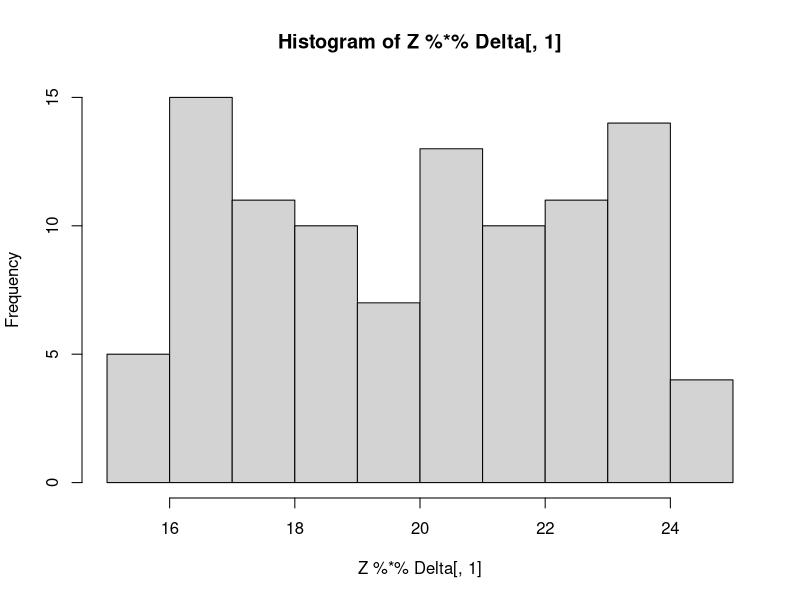
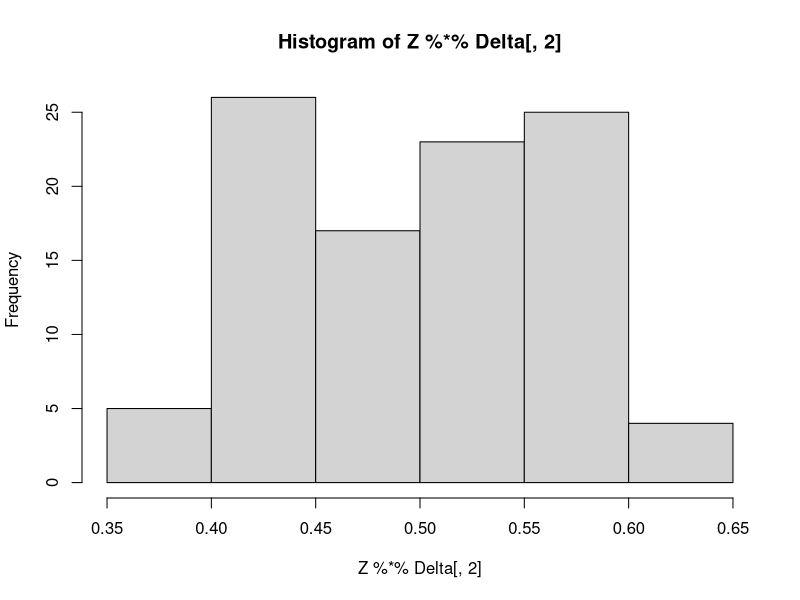

Write the R code that produced these figures, in order.
library(msm)

#This is only a portion of the original file, stripped down to the essentials.

#version 2/7/2016

myopic_costs=function(S, MF, params, p){
  
  "This function computes the myopic expected cost associated with each decision for each state, 
   and returns an array of state/decision costs.
    
   Takes:
    * An integer S, describing the possible states of the bus
    * A maintenance cost function MF, which takes a vector of parameters and a 'state' argument
    * A vector params, to be supplied to the maintenance cost function MF. The first element of 
      the vector is the replacement cost rc.
    * A (3x1) vector p describing the state transitions probabilities 
        
    Returns:
    * A (Sx2) array containing the maintenance and replacement costs for the N possible states of the bus"
  
  rc = params[1]
  maint_cost = rep(NA,S)
  repl_cost = rep(NA,S)
  
  for(s in 1:S){
    maint_cost[s] = MF(s,params[-1])
    repl_cost[s] = rc
  }
  
  cbind(maint_cost,repl_cost)
}

lin_cost=function(s,params) s*params[1]

choice_prob=function(cost_array){
  
  # Returns the probability of each choice, conditional on an array of state/decision costs.
    
  S = nrow(cost_array)
  cost = cost_array-apply(cost_array,1,min) #take the difference since 1) results are the same 2) more stable with exp()
  util = exp(-cost)
  pchoice = util/rowSums(util)
  
  pchoice
}

contraction_mapping=function(S, p, MF, params, beta=0.75, threshold=1e-6, suppr_output=FALSE){
  
  "Compute the non-myopic expected value of the agent for each possible decision and each possible 
  state of the bus.
  Iterate until the difference in the previously obtained expected value and the new expected value
  is smaller than the threshold.

  Takes:
  * A finite number of states S
  * A state-transition probability vector p = [p(0), p(1), p(2), ..., p(k)] of length k < S
  * A maintenance cost function MF
  * A vector params for the cost function
  * A discount factor beta (optional)
  * A convergence threshold (optional)

  Returns:
  * The converged choice probabilities for the forward-looking and myopic agents for each state, 
  conditional on 'params'"

  achieved = TRUE
  
  # Initialization of the state-transition matrices
  # ST_mat: describe the state-transition probabilities if the maintenance cost is incurred
  # RT_mat: regenerate the state to 0 if the replacement cost is incurred.
  # [a,b] = transition from state "a" to "b"
  ST_mat = matrix(0,S,S)
  lp = length(p)
  for(i in 1:S){
    for(j in 1:lp){
      if((i+j-1)<S)  ST_mat[i,i+j-1] = p[j]
      if((i+j-1)==S) ST_mat[i,i+j-1] = sum(p[j:lp]) #out of columns, so collapse the probabilities
    }
  }
  
  R_mat = cbind(1,matrix(0,S,S-1))
  
  # Initialization of the expected value (which is also the myopic decision cost of the agent).
  # Here, the forward-looking component is initialized at 0.
  k = 0
  EV = matrix(0,S,2)
  EV_myopic = EV_new = myopic_costs(S, MF, params, p)
  
  # Contraction mapping loop
  while(max(abs(EV_new-EV)) > threshold){
    # Store the former expected value
    EV = EV_new
    # Obtained the probability of maintenance and replacement from the former expected value
    pchoice = choice_prob(EV)
    # Compute the expected cost for each state: Nx1 vector
    ecost = rowSums(pchoice*EV)
    # Compute the two components of forward-looking utility: In case of maintenance, 
    # utility of future states weighted by transition probabilities. In case of replacement,
    # the future utility is the utility of state 0
    futil_maint = ST_mat%*%ecost
    futil_repl = R_mat%*%ecost
    futil = cbind(futil_maint,futil_repl)
    # Future utility is discounted by beta, and added to the myopic cost. 
    EV_new = EV_myopic + beta*futil
    k = k+1
    if(k == 1000) achieved = FALSE
  }

  if(!suppr_output){
    if(achieved){
      cat("Convergence achieved in ",k," iterations")
    } else {
      cat("CM could not converge! Mean difference = ",round(mean(EV_new-EV),2))
    }
  }

  list(CP_forward=choice_prob(EV_new),CP_myopic=choice_prob(EV_myopic))
}

bus_dgp=function(nbus,nperiod,pchoice){
  
  "Genearates a simulated bus decision process for nbus buses over nperiod decisions
  #using the converged choice probabilities pchoice
  
  Takes:
  * nbus:    The number of buses to simulate
  * nperiod: The number of decision periods
  * pchoice: (S x 1) vector of probabilities. Represents probability of 'maintaining' the bus in each state (versus replacing).
  
  Returns:
  * A dataframe of size (nbus*nperiod x 4) with columns id, choice, mileage, state"
  
  nobs = nbus*nperiod
  bus_df = data.frame(id=rep(1:nbus,times=nperiod),
                      choice=rep(NA,nobs),
                      mileage=rep(NA,nobs),
                      state=rep(NA,nobs))
  
  #Initialization
  bus_df[1:nbus,1] = 1:nbus
  bus_df[1:nbus,-1] = 0
  
  i = 1 
  while(i<=nobs){
    prev_ind = seq(from=i,by=1,length.out=nbus) #index of the "last" decisions
    next_ind = prev_ind+nbus                    #index of the "next" decisions
    
    prev_mileage = bus_df$mileage[prev_ind]
    prev_state = bus_df$state[prev_ind]  
    
    # Generating choices from choice probabilities, conditional on the state of each bus
    # Make a decision to maintain the bus using the probability in pchoice and a current state s
    choices = (runif(nbus)>pchoice[prev_state+1])*1 #Note: state "0" corresponds to row "1" in prev_state
    bus_df$choice[prev_ind] = choices
    
    if(next_ind[1]<=nobs){
      new_mileage = (1-choices)*prev_mileage + rtnorm(nbus,mu,sigma,lower,upper)
      new_state = floor(new_mileage/5000)
      
      bus_df$mileage[next_ind] = new_mileage
      bus_df$state[next_ind] = new_state  
    }
    
    i=i+nbus
  }
  
  bus_df
}

# IV. Generation of simulated data (using a linear cost specification)

# 1) True coefficients

# Cost and discount coefficients:
  rc=20
  theta11=0.5
  beta=0.75

# State transition probabilities: (Mileage_t+1-Mileage_t)~NTrunc(6000,4000), such that:
  p_x0=0.36
  p_x1=0.48
  p_x2=0.16

# Number of states
  S = 70

  p = c(p_x0, p_x1, p_x2)

  lower=0
  upper=15000
  mu=6000
  sigma=4000

#  Simulations
  nbus = 100
  nperiod = 100

# We are simulating hierarchical data
# Both "rc" and "theta11" will be functions of a buses individual characteristics
# To give it context in this example, think of Z containing a measure of "weather harshness"

noMix = FALSE #If TRUE, Z only contains a matrix of 1's

#B=ZDelta + U

nvar = 2 #number of coefficients: rc and theta11
nz   = 2 #number of regressors in mixing distribution 
Z = cbind(rep(1,nbus),runif(nbus,.6,1))
  
Delta = matrix(c(0,25,0,.625),nrow=nz,ncol=nvar)
  #Delta = matrix(c(0,25,.5,0),nrow=nz,ncol=nvar) #For now, fix theta11 at .5
  #The way to interpret this matrix:
    #Delta[1,1]: the incremental effect of Z[i,1] on theta 1 (rc) (here it acts as an intercept)
    #Delta[2,1]: the incremental effect of Z[i,2] on theta 1 (rc)
    #Delta[1,2]: the incremental effect of Z[i,1] on theta 2 (theta11) (here it acts as an intercept)
    #Delta[2,2]: the incremental effect of Z[i,2] on theta 2 (theta11)
colMeans(Z%*%Delta) #notice the means are the same as the original values
hist(Z%*%Delta[,1]) #the disributions straddle the original values
hist(Z%*%Delta[,2])

#No heterogeneity
if(noMix){  
  nz   = 1
  Z = cbind(rep(1,nbus))
  Delta = matrix(c(20,.5),nrow=nz,ncol=nvar)
}

Vtheta=diag(c(.1^2,.01^2))

#Simulate the data
thetas = matrix(0,nbus,nvar)
bus_df = NULL
for(i in 1:nbus){
  
  thetai=t(Delta)%*%Z[i,]+as.vector(t(chol(Vtheta))%*%rnorm(nvar))
  print(thetai)
  thetas[i,] = thetai
  params = as.vector(thetai)
  
  out = contraction_mapping(S=S, p=p, MF=lin_cost, params=params, beta = beta,suppr_output=TRUE)
  pchoice=out$CP_forward[,1]
  bus_df_i = bus_dgp(1,nperiod,pchoice)
  bus_df_i$id = i
  
  bus_df = rbind(bus_df,bus_df_i)
  cat(i,fill=TRUE)
}

#Export the data
write.csv(bus_df,file="bus_df_RE.csv",row.names = FALSE)
save(Z,Delta,Vtheta,thetas,file="simdata.Rdata")
